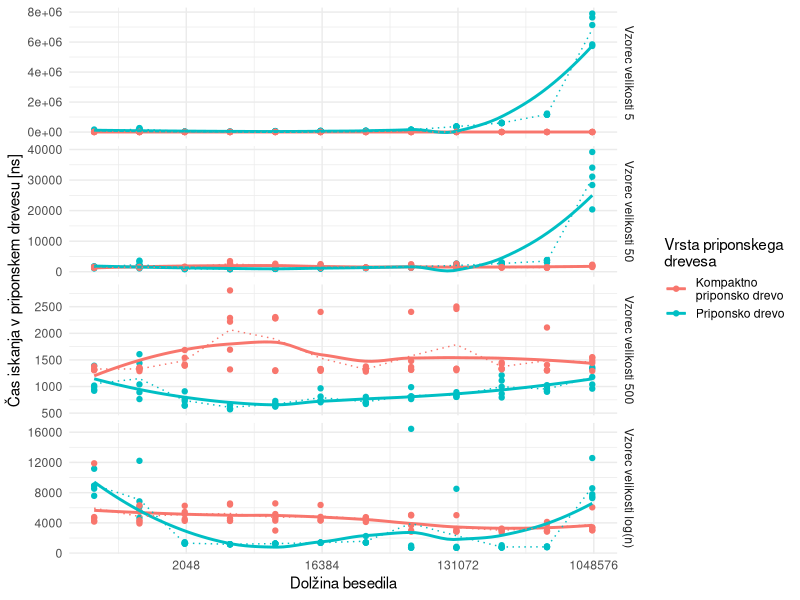
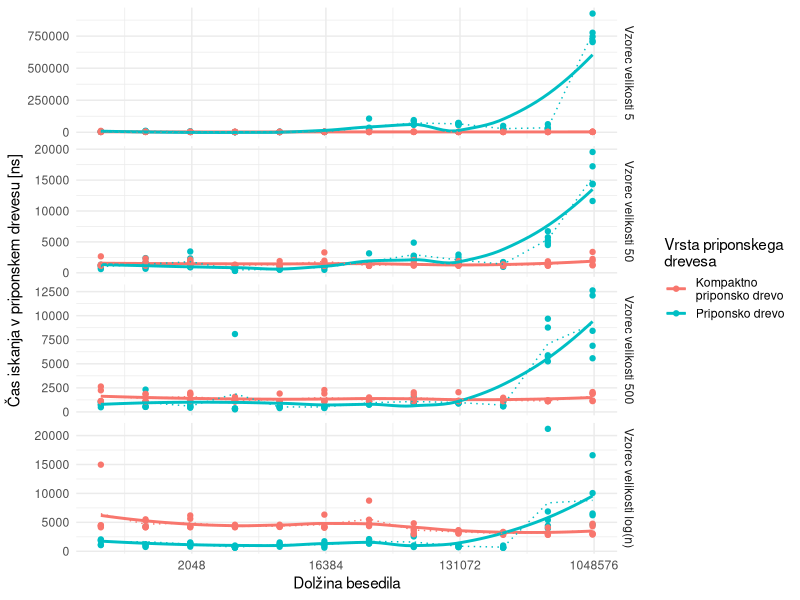
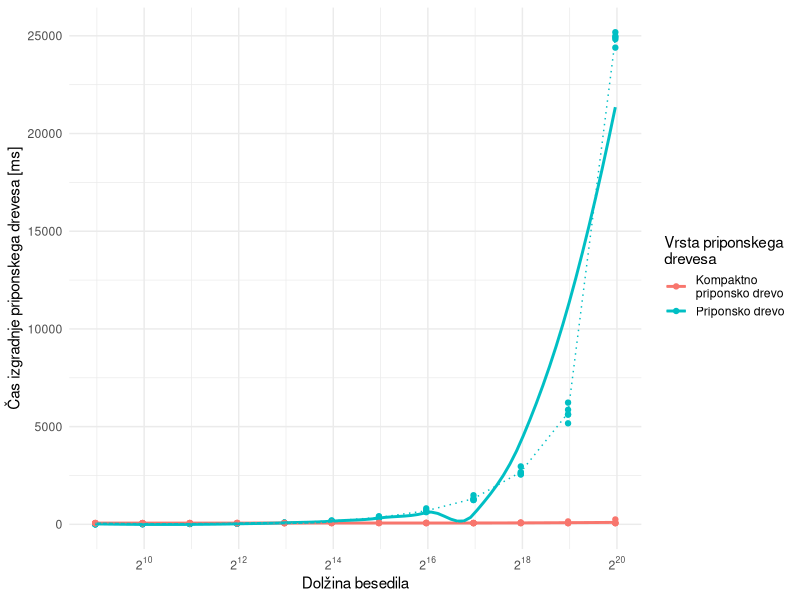
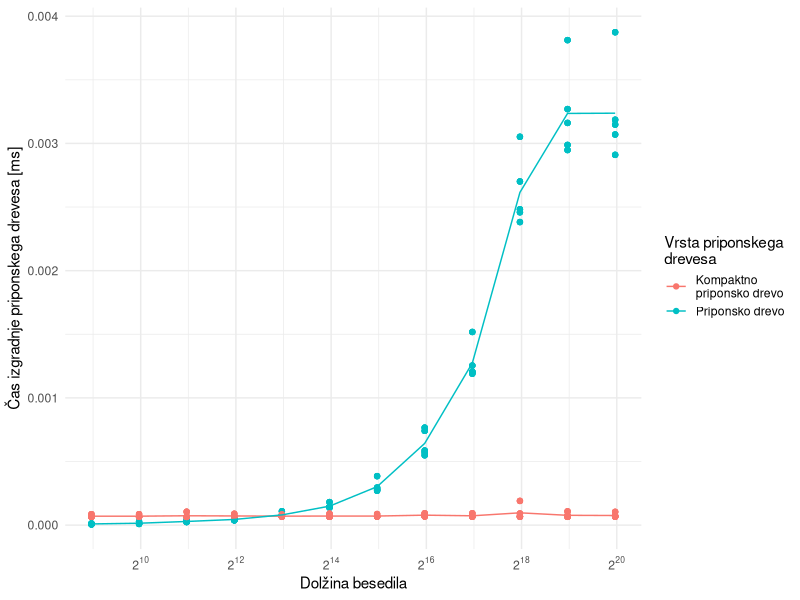
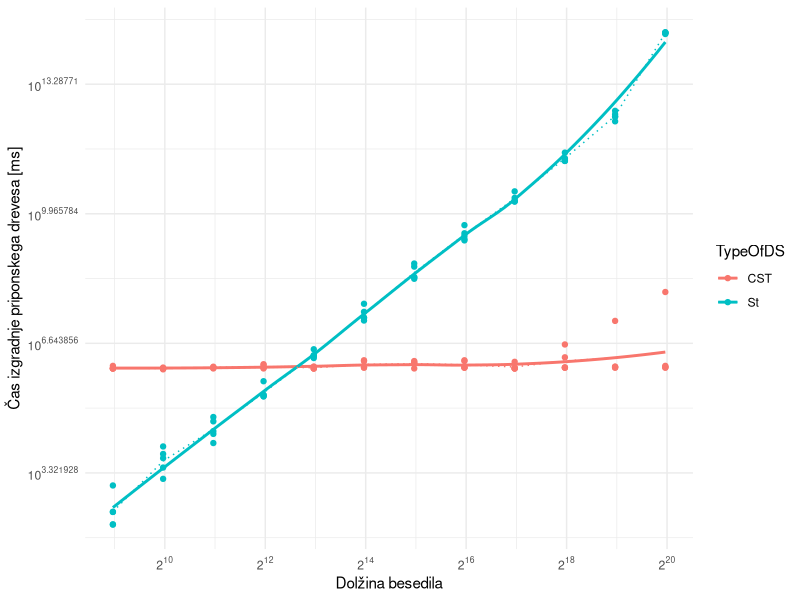
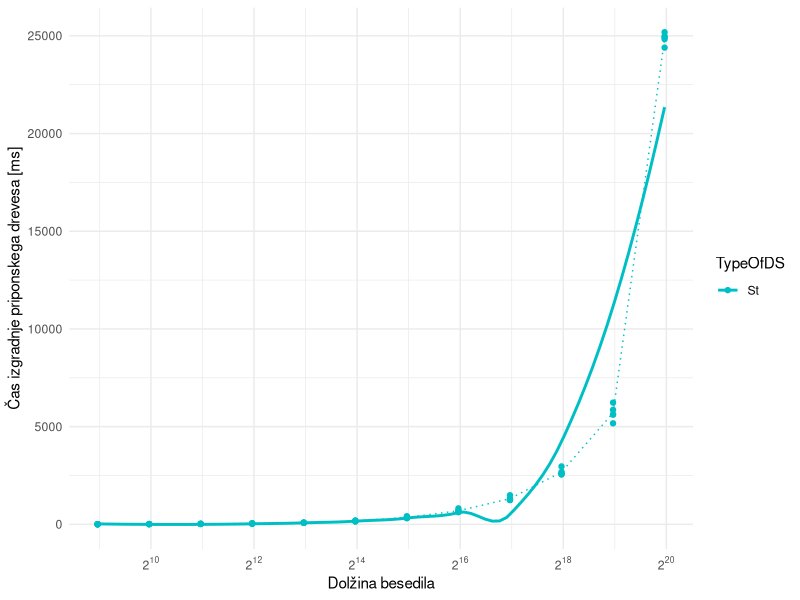
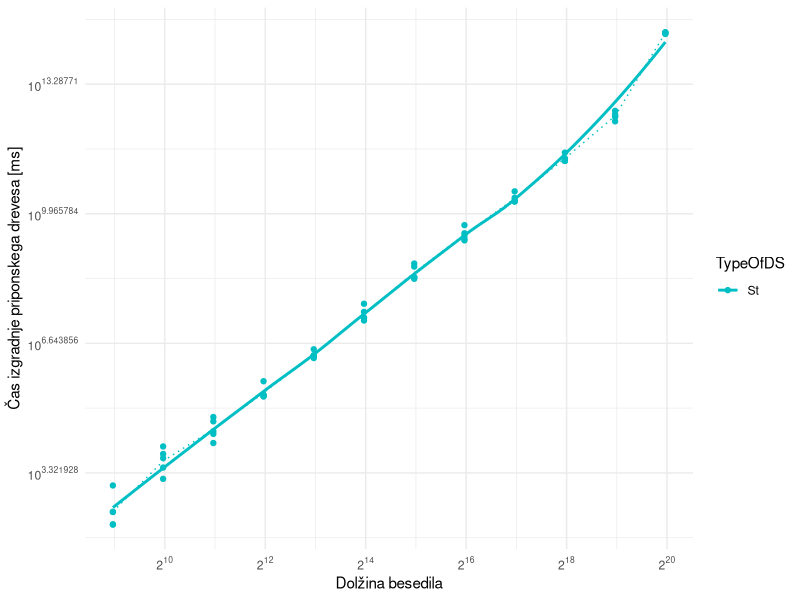
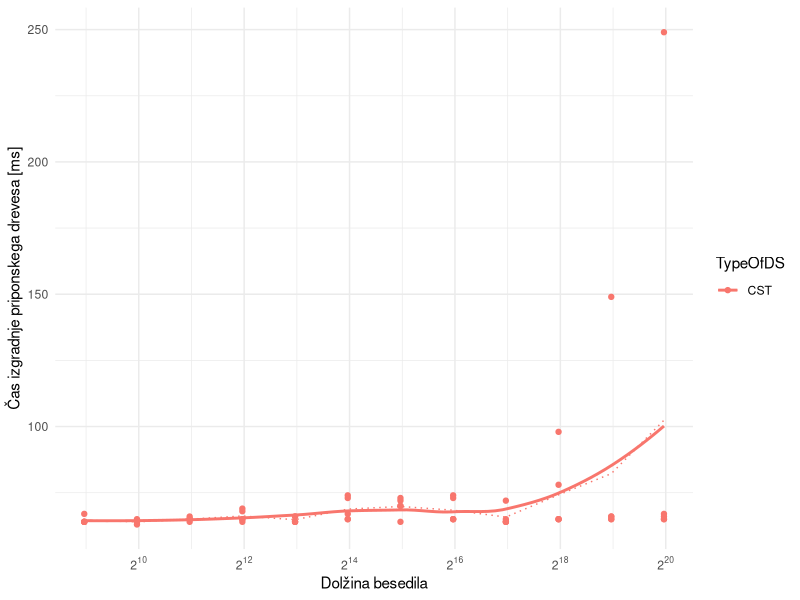

Write the R code that produced these figures, in order.
library(tidyverse)
library(scales)
library(svglite)
data<- read.csv("rezNovPc.csv")
dataSLO<- read.csv("rezNovPcNaKlancu.csv")
dataTidy <- data %>%  pivot_longer(col=starts_with("tFind"),names_to = "PatternLength", values_to = "TimeFind")
dataTidySLO <- dataSLO %>% pivot_longer(col=starts_with("tFind"),names_to = "PatternLength", values_to = "TimeFind") %>% mutate(Time=Time/1000000)

dataTidySLO  %>% filter(PatternLength=="tFindLog" & TimeFind<200000) %>% group_by(TypeOfDS) %>% summarise(M=(mean(TimeFind))) %>% print(n=100)
dataTidySLO %>% filter(TypeOfDS=="St",PatternLength=="tFindLog") %>% group_by(SizeRun,TypeOfDS) %>% summarise(M=mean(TimeFind)) -> a

a$M/lag(a$M,default = 1) #2x

dataTidySLO %>% filter(TypeOfDS=="CST",PatternLength=="tFindLog") %>% group_by(SizeRun,TypeOfDS) %>% summarise(M=mean(TimeFind)) -> a

a$M/lag(a$M,default = 1) #1x

 dataTidy %>% group_by(SizeRun,TypeOfDS) %>% summarise(M=(mean(Time))) %>% print(n=25)


dataTidy %>%ggplot() +
  aes(x = SizeRun, y = TimeFind, colour = TypeOfDS) +
  geom_point() +
  geom_smooth(se=F)+stat_summary(fun=mean,geom = 'line',linetype = 'dotted')+
  scale_x_continuous(trans = "log2") +
  theme_minimal() +
  labs(y="Čas iskanja v priponskem drevesu [ns]",x="Dolžina besedila")+
  scale_color_discrete(name = "Vrsta priponskega\ndrevesa", labels= c(CST="Kompaktno\npriponsko drevo", St="Priponsko drevo"))+
  facet_grid(scales = "free_y",vars(PatternLength),labeller = as_labeller(c(tFind5="Vzorec velikosti 5", tFind50="Vzorec velikosti 50", tFind500="Vzorec velikosti 500",tFindLog="Vzorec velikosti log(n)")))
ggsave("./Img/IskanjeNovPC.png", bg="white")

dataTidySLO %>%ggplot() +
  aes(x = SizeRun, y = TimeFind, colour = TypeOfDS) +
  geom_point() +
  geom_smooth(se=F)+stat_summary(fun=mean,geom = 'line',linetype = 'dotted')+
  scale_x_continuous(trans = "log2") +
  theme_minimal() +
  labs(y="Čas iskanja v priponskem drevesu [ns]",x="Dolžina besedila")+
  scale_color_discrete(name = "Vrsta priponskega\ndrevesa", labels= c(CST="Kompaktno\npriponsko drevo", St="Priponsko drevo",SA="Priponsko polje"))+
  facet_grid(scales = "free_y",vars(PatternLength),labeller = as_labeller(c(tFind5="Vzorec velikosti 5", tFind50="Vzorec velikosti 50", tFind500="Vzorec velikosti 500",tFindLog="Vzorec velikosti log(n)")))
ggsave("./Img/IskanjeNovPCSLO.svg",bg = "white", height = 15, width = 25, units = "cm")

#Izgradnja drevesa
data%>% ggplot()+
  aes(x=SizeRun,y=Time,color=TypeOfDS)+
  geom_point()+
  geom_smooth(se=F)+stat_summary(fun=mean,geom = 'line',linetype = 'dotted')+
  theme_minimal()+
  scale_color_discrete(name = "Vrsta priponskega\ndrevesa", labels= c(CST="Kompaktno\npriponsko drevo", St="Priponsko drevo"))+
  #scale_color_manual(values=c("#00BFC4"))+
  scale_x_continuous(trans = log2_trans(), breaks = trans_breaks("log2", function(x) 2^x),
                     labels = trans_format("log2", math_format(2^.x)))+
  #scale_y_continuous(trans = log10_trans(), breaks = trans_breaks("log10", function(x) 10^x),
  #                  labels = trans_format("log2", math_format(10^.x)))+
  labs(y="Čas izgradnje priponskega drevesa [ms]",x="Dolžina besedila")
ggsave("./Img/izgradnjaDrecvesaNovPC.png",bg = "white")

dataTidySLO %>% ggplot()+
  aes(x=SizeRun,y=Time,color=TypeOfDS)+
  geom_point()+
  #geom_smooth(se=F)+
  stat_summary(fun=mean,geom = 'line')+
  theme_minimal()+
  scale_color_discrete(name = "Vrsta priponskega\ndrevesa", labels= c(CST="Kompaktno\npriponsko drevo", St="Priponsko drevo",SA="Priponsko polje"))+
  #scale_color_manual(values=c("#00BFC4"))+
  scale_x_continuous(trans = log2_trans(), breaks = trans_breaks("log2", function(x) 2^x),
                     labels = trans_format("log2", math_format(2^.x)))+
  #scale_y_continuous(trans = log10_trans(), breaks = trans_breaks("log10", function(x) 10^x),
  #                  labels = trans_format("log2", math_format(10^.x)))+
  labs(y="Čas izgradnje priponskega drevesa [ms]",x="Dolžina besedila")
ggsave("./Img/izgradnjaDrecvesaNovPCSLO.svg",bg = "white", height = 10, width = 20, units = "cm")

data%>% ggplot()+
  aes(x=SizeRun,y=Time,color=TypeOfDS)+
  geom_point()+
  geom_smooth(se=F)+stat_summary(fun=mean,geom = 'line',linetype = 'dotted')+
  theme_minimal()+
  #scale_color_manual(values=c("#00BFC4"))+
  scale_x_continuous(trans = log2_trans(), breaks = trans_breaks("log2", function(x) 2^x),
                     labels = trans_format("log2", math_format(2^.x)))+
  scale_y_continuous(trans = log10_trans(), breaks = trans_breaks("log10", function(x) 10^x),
                     labels = trans_format("log2", math_format(10^.x)))+
  labs(y="Čas izgradnje priponskega drevesa [ms]",x="Dolžina besedila")
ggsave("./Img/izgradnjaDrecvesaNovPCzylog.png")

data %>% filter(TypeOfDS=="St")%>% ggplot()+
  aes(x=SizeRun,y=Time,color=TypeOfDS)+
  geom_point()+
  geom_smooth(se=F)+stat_summary(fun=mean,geom = 'line',linetype = 'dotted')+
  theme_minimal()+
  scale_color_manual(values=c("#00BFC4"))+
  scale_x_continuous(trans = log2_trans(), breaks = trans_breaks("log2", function(x) 2^x),
                     labels = trans_format("log2", math_format(2^.x)))+
  #scale_y_continuous(trans = log10_trans(), breaks = trans_breaks("log10", function(x) 10^x),
  #                  labels = trans_format("log2", math_format(10^.x)))+
  labs(y="Čas izgradnje priponskega drevesa [ms]",x="Dolžina besedila")
ggsave("./Img/izgradnjaDrecvesaNovPCST.png") 

data %>% filter(TypeOfDS=="St")%>% ggplot()+
  aes(x=SizeRun,y=Time,color=TypeOfDS)+
  geom_point()+
  geom_smooth(se=F)+stat_summary(fun=mean,geom = 'line',linetype = 'dotted')+
  theme_minimal()+
  scale_color_manual(values=c("#00BFC4"))+
  scale_x_continuous(trans = log2_trans(), breaks = trans_breaks("log2", function(x) 2^x),
                     labels = trans_format("log2", math_format(2^.x)))+
  scale_y_continuous(trans = log10_trans(), breaks = trans_breaks("log10", function(x) 10^x),
                     labels = trans_format("log2", math_format(10^.x)))+
  labs(y="Čas izgradnje priponskega drevesa [ms]",x="Dolžina besedila")
ggsave("./Img/izgradnjaDrecvesaNovPCSTylog.png") 

data %>% filter(TypeOfDS=="CST")%>% ggplot()+
  aes(x=SizeRun,y=Time,color=TypeOfDS)+
  geom_point()+
  geom_smooth(se=F)+stat_summary(fun=mean,geom = 'line',linetype = 'dotted')+
  theme_minimal()+
  #scale_color_manual(values=c("#00BFC4"))+
  scale_x_continuous(trans = log2_trans(), breaks = trans_breaks("log2", function(x) 2^x),
                     labels = trans_format("log2", math_format(2^.x)))+
  #scale_y_continuous(trans = log10_trans(), breaks = trans_breaks("log10", function(x) 10^x),
  #                   labels = trans_format("log2", math_format(10^.x)))+
  labs(y="Čas izgradnje priponskega drevesa [ms]",x="Dolžina besedila")
ggsave("./Img/izgradnjaDrecvesaNovPCCST.png")

data %>% filter(TypeOfDS=="CST")%>% ggplot()+
  aes(x=SizeRun,y=Time,color=TypeOfDS)+
  geom_point()+
  geom_smooth(se=F)+stat_summary(fun=mean,geom = 'line',linetype = 'dotted')+
  theme_minimal()+
  #scale_color_manual(values=c("#00BFC4"))+
  scale_x_continuous(trans = log2_trans(), breaks = trans_breaks("log2", function(x) 2^x),
                     labels = trans_format("log2", math_format(2^.x)))+
  scale_y_continuous(trans = log10_trans(), breaks = trans_breaks("log10", function(x) 10^x),
                     labels = trans_format("log2", math_format(10^.x)))+
  labs(y="Čas izgradnje priponskega drevesa [ms]",x="Dolžina besedila")
ggsave("./Img/izgradnjaDrecvesaNovPCCSTylog.png")


# Velikost drevesa

data %>% ggplot()+
  aes(x=SizeRun,y=SizeInBytes,color=TypeOfDS)+
  geom_point()+
  geom_smooth(se=F)+stat_summary(fun=mean,geom = 'line',linetype = 'dotted')+
  theme_minimal()+
  scale_color_discrete(name = "Vrsta priponskega\ndrevesa", labels= c(CST="Kompaktno\npriponsko drevo", St="Priponsko drevo"))+
  #scale_color_manual(values=c("#00BFC4"))+
  scale_x_continuous(trans = log2_trans(), breaks = trans_breaks("log2", function(x) 2^x),
                     labels = trans_format("log2", math_format(2^.x)))+
  labs(y="Velikost priponskega drevesa [MB]",x="Dolžina besedila")
ggsave("./Img/velikostDrecvesaNovPC.png", bg="white")

dataSLO %>% ggplot()+
  aes(x=SizeRun,y=SizeInBytes,color=TypeOfDS)+
  geom_point()+
  geom_smooth(se=F)+stat_summary(fun=mean,geom = 'line',linetype = 'dotted')+
  theme_minimal()+
  scale_color_discrete(name = "Vrsta priponskega\ndrevesa", labels= c(CST="Kompaktno\npriponsko drevo", St="Priponsko drevo"))+
  #scale_color_manual(values=c("#00BFC4"))+
  scale_x_continuous(trans = log2_trans(), breaks = trans_breaks("log2", function(x) 2^x),
                     labels = trans_format("log2", math_format(2^.x)))+
  labs(y="Velikost priponskega drevesa [MB]",x="Dolžina besedila")
ggsave("./Img/velikostDrecvesaNovPCSLO.png", bg="white")

data %>% filter(TypeOfDS=="St") %>% ggplot()+
  aes(x=SizeRun,y=SizeInBytes,color=TypeOfDS)+
  geom_point()+
  geom_smooth(se=F)+stat_summary(fun=mean,geom = 'line',linetype = 'dotted')+
  theme_minimal()+   
  scale_color_manual(values=c("#00BFC4"))+
  scale_x_continuous(trans = log2_trans(), breaks = trans_breaks("log2", function(x) 2^x),
                     labels = trans_format("log2", math_format(2^.x)))+
  labs(y="Velikost priponskega drevesa [MB]",x="Dolžina besedila")
ggsave("./Img/velikostDrecvesaNovPCST.png", bg="white")


data%>% filter(TypeOfDS=="CST")%>% ggplot()+
  aes(x=SizeRun,y=SizeInBytes,color=TypeOfDS)+
  geom_point()+
  geom_smooth(se=F)+stat_summary(fun=mean,geom = 'line',linetype = 'dotted')+
  theme_minimal()+   
  #scale_color_manual(values=c("#00BFC4"))+
  scale_x_continuous(trans = log2_trans(), breaks = trans_breaks("log2", function(x) 2^x),
                     labels = trans_format("log2", math_format(2^.x)))+
  labs(y="Velikost priponskega drevesa [MB]",x="Dolžina besedila")
ggsave("./Img/velikostDrecvesaNovPCCST.png", bg="white")

#Iskanje vzorca dolžine 5
data %>% ggplot()+
  aes(x=SizeRun,y=tFind5,color=TypeOfDS)+
  geom_point()+
  geom_smooth(se=F)+stat_summary(fun=mean,geom = 'line',linetype = 'dotted')+
  theme_minimal()+   #scale_color_manual(values=c("#00BFC4"))+
  scale_x_continuous(trans = log2_trans(), breaks = trans_breaks("log2", function(x) 2^x),
                     labels = trans_format("log2", math_format(2^.x)))+
  labs(y="Čas iskanja vzorca dolžine 5 [ns]",x="Dolžina besedila")
ggsave("./Img/iskanje5NovPC.png", bg="white")

data %>% filter(TypeOfDS=="St") %>% ggplot()+
  aes(x=SizeRun,y=tFind5,color=TypeOfDS)+
  geom_point()+
  geom_smooth(se=F)+stat_summary(fun=mean,geom = 'line',linetype = 'dotted')+
  theme_minimal()+
  scale_color_manual(values=c("#00BFC4"))+
  scale_x_continuous(trans = log2_trans(), breaks = trans_breaks("log2", function(x) 2^x),
                     labels = trans_format("log2", math_format(2^.x)))+
  labs(y="Čas iskanja vzorca dolžine 5 [ns]",x="Dolžina besedila")
ggsave("./Img/iskanje5NovPCST.png", bg="white")

data%>% filter(TypeOfDS=="CST") %>% ggplot()+
  aes(x=SizeRun,y=tFind5,color=TypeOfDS)+
  geom_point()+
  geom_smooth(se=F)+stat_summary(fun=mean,geom = 'line',linetype = 'dotted')+
  theme_minimal()+   #scale_color_manual(values=c("#00BFC4"))+
  scale_x_continuous(trans = log2_trans(), breaks = trans_breaks("log2", function(x) 2^x),
                     labels = trans_format("log2", math_format(2^.x)))+
  labs(y="Čas iskanja vzorca dolžine 5 [ns]",x="Dolžina besedila")
ggsave("./Img/iskanje5NovPCCST.png", bg="white")

#Iskanje vzorca dolžine 50

data  %>% ggplot()+
  aes(x=SizeRun,y=tFind50,color=TypeOfDS)+
  geom_point()+
  geom_smooth(se=F)+stat_summary(fun=mean,geom = 'line',linetype = 'dotted')+
  theme_minimal()+   #scale_color_manual(values=c("#00BFC4"))+
  scale_x_continuous(trans = log2_trans(), breaks = trans_breaks("log2", function(x) 2^x),
                     labels = trans_format("log2", math_format(2^.x)))+
  labs(y="Čas iskanja vzorca dolžine 50 [ns]",x="Dolžina besedila")
ggsave("./Img/iskanje50NovPc.png", bg="white")

data %>% filter(TypeOfDS=="St") %>% ggplot()+
  aes(x=SizeRun,y=tFind50,color=TypeOfDS)+
  geom_point()+
  geom_smooth(se=F)+stat_summary(fun=mean,geom = 'line',linetype = 'dotted')+
  theme_minimal()+
  scale_color_manual(values=c("#00BFC4"))+
  scale_x_continuous(trans = log2_trans(), breaks = trans_breaks("log2", function(x) 2^x),
                     labels = trans_format("log2", math_format(2^.x)))+
  labs(y="Čas iskanja vzorca dolžine 50 [ns]",x="Dolžina besedila")
ggsave("./Img/iskanje50NovPcST.png", bg="white")

data %>% filter(TypeOfDS=="CST") %>% ggplot()+
  aes(x=SizeRun,y=tFind50,color=TypeOfDS)+
  geom_point()+
  geom_smooth(se=F)+stat_summary(fun=mean,geom = 'line',linetype = 'dotted')+
  theme_minimal()+   #scale_color_manual(values=c("#00BFC4"))+
  scale_x_continuous(trans = log2_trans(), breaks = trans_breaks("log2", function(x) 2^x),
                     labels = trans_format("log2", math_format(2^.x)))+
  labs(y="Čas iskanja vzorca dolžine 50 [ns]",x="Dolžina besedila")
ggsave("./Img/iskanje50NovPcCST.png", bg="white")

#Iskanje vzorca dolžine 500

data %>% ggplot()+
  aes(x=SizeRun,y=tFind500,color=TypeOfDS)+
  geom_point()+
  geom_smooth(se=F)+stat_summary(fun=mean,geom = 'line',linetype = 'dotted')+
  theme_minimal()+   #scale_color_manual(values=c("#00BFC4"))+
  scale_x_continuous(trans = log2_trans(), breaks = trans_breaks("log2", function(x) 2^x),
                     labels = trans_format("log2", math_format(2^.x)))+
  labs(y="Čas iskanja vzorca dolžine 500 [ns]",x="Dolžina besedila")
ggsave("./Img/iskanje20ST.png", bg="white")

data %>% filter(TypeOfDS=="St") %>% ggplot()+
  aes(x=SizeRun,y=tFind500,color=TypeOfDS)+
  geom_point()+
  geom_smooth(se=F)+stat_summary(fun=mean,geom = 'line',linetype = 'dotted')+
  theme_minimal()+
  scale_color_manual(values=c("#00BFC4"))+
  scale_x_continuous(trans = log2_trans(), breaks = trans_breaks("log2", function(x) 2^x),
                     labels = trans_format("log2", math_format(2^.x)))+
  labs(y="Čas iskanja vzorca dolžine 500 [ns]",x="Dolžina besedila")
ggsave("./Img/iskanje20ST.png", bg="white")

data %>% filter(TypeOfDS=="CST") %>% ggplot()+
  aes(x=SizeRun,y=tFind500,color=TypeOfDS)+
  geom_point()+
  geom_smooth(se=F)+stat_summary(fun=mean,geom = 'line',linetype = 'dotted')+
  theme_minimal()+   #scale_color_manual(values=c("#00BFC4"))+
  scale_x_continuous(trans = log2_trans(), breaks = trans_breaks("log2", function(x) 2^x),
                     labels = trans_format("log2", math_format(2^.x)))+
  labs(y="Čas iskanja vzorca dolžine 500 [ns]",x="Dolžina besedila")
ggsave("./Img/iskanje20ST.png", bg="white")

#Iskanje vzorca dolžine logartem besedila

data %>% ggplot()+
  aes(x=SizeRun,y=tFindLog,color=TypeOfDS)+
  geom_point()+
  geom_smooth(se=F)+stat_summary(fun=mean,geom = 'line',linetype = 'dotted')+
  theme_minimal()+   #scale_color_manual(values=c("#00BFC4"))+
  scale_x_continuous(trans = log2_trans(), breaks = trans_breaks("log2", function(x) 2^x),
                     labels = trans_format("log2", math_format(2^.x)))+
  labs(y="Čas iskanja vzorca dolžine log(n) [ns]",x="Dolžina besedila")
ggsave("./Img/iskanjeLog.png", bg="white")

data %>% filter(TypeOfDS=="St") %>% ggplot()+
  aes(x=SizeRun,y=tFindLog,color=TypeOfDS)+
  geom_point()+
  geom_smooth(se=F)+stat_summary(fun=mean,geom = 'line',linetype = 'dotted')+
  theme_minimal()+
  scale_color_manual(values=c("#00BFC4"))+
  scale_x_continuous(trans = log2_trans(), breaks = trans_breaks("log2", function(x) 2^x),
                     labels = trans_format("log2", math_format(2^.x)))+
  labs(y="Čas iskanja vzorca dolžine log(n) [ns]",x="Dolžina besedila")
ggsave("./Img/iskanjeLogST.png", bg="white")

data %>% filter(TypeOfDS=="CST") %>% ggplot()+
  aes(x=SizeRun,y=tFindLog,color=TypeOfDS)+
  geom_point()+
  geom_smooth(se=F)+stat_summary(fun=mean,geom = 'line',linetype = 'dotted')+
  theme_minimal()+   #scale_color_manual(values=c("#00BFC4"))+
  scale_x_continuous(trans = log2_trans(), breaks = trans_breaks("log2", function(x) 2^x),
                     labels = trans_format("log2", math_format(2^.x)))+
  labs(y="Čas iskanja vzorca dolžine log(n) [ns]",x="Dolžina besedila")
ggsave("./Img/iskanjeLogCST.png", bg="white")
